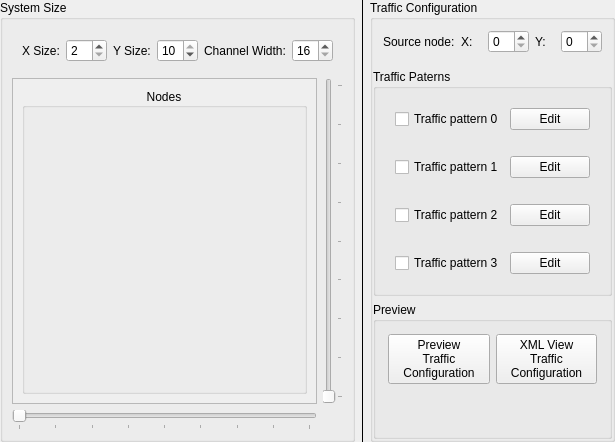
       <widget class="QWidget" name="systemConfiguration">
        <attribute name="icon">
         <iconset resource="../resources/Icons.qrc">
          <normaloff>:/icons/icons/icon_tool.png</normaloff>:/icons/icons/icon_tool.png</iconset>
        </attribute>
        <attribute name="title">
         <string>System Configuration</string>
        </attribute>
        <layout class="QHBoxLayout" name="horizontalLayout_3" stretch="1,0,0">
         <property name="leftMargin">
          <number>0</number>
         </property>
         <property name="topMargin">
          <number>0</number>
         </property>
         <property name="rightMargin">
          <number>0</number>
         </property>
         <property name="bottomMargin">
          <number>0</number>
         </property>
         <item>
          <widget class="QGroupBox" name="systemSize">
           <property name="statusTip">
            <string>Configure the system size</string>
           </property>
           <property name="title">
            <string>System Size</string>
           </property>
           <layout class="QVBoxLayout" name="verticalLayout">
            <item>
             <layout class="QHBoxLayout" name="horizontalLayout_12">
              <property name="leftMargin">
               <number>10</number>
              </property>
              <property name="topMargin">
               <number>10</number>
              </property>
              <property name="rightMargin">
               <number>10</number>
              </property>
              <property name="bottomMargin">
               <number>10</number>
              </property>
              <item>
               <layout class="QHBoxLayout" name="horizontalLayout_9">
                <item>
                 <widget class="QLabel" name="labelXSize">
                  <property name="font">
                   <font>
                    <italic>false</italic>
                   </font>
                  </property>
                  <property name="statusTip">
                   <string>Number of columns of the 2-D mesh network</string>
                  </property>
                  <property name="text">
                   <string>X Size:</string>
                  </property>
                  <property name="buddy">
                   <cstring>spinInXSize</cstring>
                  </property>
                 </widget>
                </item>
                <item>
                 <widget class="QSpinBox" name="spinInXSize">
                  <property name="font">
                   <font>
                    <italic>false</italic>
                   </font>
                  </property>
                  <property name="statusTip">
                   <string>Number of columns of the 2-D mesh network</string>
                  </property>
                  <property name="minimum">
                   <number>2</number>
                  </property>
                  <property name="maximum">
                   <number>10</number>
                  </property>
                 </widget>
                </item>
               </layout>
              </item>
              <item>
               <layout class="QHBoxLayout" name="horizontalLayout_10">
                <item>
                 <widget class="QLabel" name="labelYSize">
                  <property name="font">
                   <font>
                    <italic>false</italic>
                   </font>
                  </property>
                  <property name="statusTip">
                   <string>Number of rows of 2-D mesh network</string>
                  </property>
                  <property name="text">
                   <string>Y Size:</string>
                  </property>
                  <property name="buddy">
                   <cstring>spinInYSize</cstring>
                  </property>
                 </widget>
                </item>
                <item>
                 <widget class="QSpinBox" name="spinInYSize">
                  <property name="font">
                   <font>
                    <italic>false</italic>
                   </font>
                  </property>
                  <property name="statusTip">
                   <string>Number of rows of 2-D mesh network</string>
                  </property>
                  <property name="minimum">
                   <number>2</number>
                  </property>
                  <property name="maximum">
                   <number>10</number>
                  </property>
                  <property name="value">
                   <number>10</number>
                  </property>
                 </widget>
                </item>
               </layout>
              </item>
              <item>
               <layout class="QHBoxLayout" name="horizontalLayout_11">
                <item>
                 <widget class="QLabel" name="labelChannelWidth">
                  <property name="font">
                   <font>
                    <italic>false</italic>
                   </font>
                  </property>
                  <property name="statusTip">
                   <string>Number of bits in the data channel.</string>
                  </property>
                  <property name="text">
                   <string>Channel Width:</string>
                  </property>
                  <property name="buddy">
                   <cstring>spinInChannelWidth</cstring>
                  </property>
                 </widget>
                </item>
                <item>
                 <widget class="QSpinBox" name="spinInChannelWidth">
                  <property name="font">
                   <font>
                    <italic>false</italic>
                   </font>
                  </property>
                  <property name="statusTip">
                   <string>Number of bits in the data channel.</string>
                  </property>
                  <property name="minimum">
                   <number>16</number>
                  </property>
                  <property name="maximum">
                   <number>53</number>
                  </property>
                  <property name="singleStep">
                   <number>8</number>
                  </property>
                 </widget>
                </item>
               </layout>
              </item>
             </layout>
            </item>
            <item>
             <layout class="QGridLayout" name="gridLayout_3">
              <item row="1" column="1">
               <widget class="QSlider" name="verticalSlider">
                <property name="minimum">
                 <number>2</number>
                </property>
                <property name="maximum">
                 <number>10</number>
                </property>
                <property name="pageStep">
                 <number>1</number>
                </property>
                <property name="orientation">
                 <enum>Qt::Vertical</enum>
                </property>
                <property name="tickPosition">
                 <enum>QSlider::TicksBelow</enum>
                </property>
                <property name="tickInterval">
                 <number>1</number>
                </property>
               </widget>
              </item>
              <item row="2" column="0">
               <widget class="QSlider" name="horizontalSlider">
                <property name="minimum">
                 <number>2</number>
                </property>
                <property name="maximum">
                 <number>10</number>
                </property>
                <property name="pageStep">
                 <number>1</number>
                </property>
                <property name="orientation">
                 <enum>Qt::Horizontal</enum>
                </property>
                <property name="tickPosition">
                 <enum>QSlider::TicksBelow</enum>
                </property>
                <property name="tickInterval">
                 <number>1</number>
                </property>
               </widget>
              </item>
              <item row="1" column="0">
               <widget class="QScrollArea" name="scrollArea">
                <property name="widgetResizable">
                 <bool>true</bool>
                </property>
                <widget class="QWidget" name="scrollAreaWidgetContents">
                 <property name="geometry">
                  <rect>
                   <x>0</x>
                   <y>0</y>
                   <width>593</width>
                   <height>429</height>
                  </rect>
                 </property>
                 <layout class="QHBoxLayout" name="horizontalLayout_35">
                  <item>
                   <widget class="QGroupBox" name="nodes">
                    <property name="enabled">
                     <bool>true</bool>
                    </property>
                    <property name="minimumSize">
                     <size>
                      <width>0</width>
                      <height>0</height>
                     </size>
                    </property>
                    <property name="statusTip">
                     <string>Preview of the cores in network</string>
                    </property>
                    <property name="title">
                     <string>Nodes</string>
                    </property>
                    <property name="alignment">
                     <set>Qt::AlignCenter</set>
                    </property>
                    <layout class="QGridLayout" name="gridLayout"/>
                   </widget>
                  </item>
                 </layout>
                </widget>
               </widget>
              </item>
             </layout>
            </item>
           </layout>
          </widget>
         </item>
         <item>
          <widget class="Line" name="lineDivisorSystemConfiguration">
           <property name="frameShadow">
            <enum>QFrame::Plain</enum>
           </property>
           <property name="orientation">
            <enum>Qt::Vertical</enum>
           </property>
          </widget>
         </item>
         <item>
          <widget class="QGroupBox" name="trafficConfiguration">
           <property name="statusTip">
            <string>Configure the traffic paterns</string>
           </property>
           <property name="title">
            <string>Traffic Configuration</string>
           </property>
           <layout class="QVBoxLayout" name="verticalLayout_2" stretch="0,0,0">
            <property name="spacing">
             <number>6</number>
            </property>
            <property name="leftMargin">
             <number>0</number>
            </property>
            <property name="topMargin">
             <number>0</number>
            </property>
            <property name="rightMargin">
             <number>0</number>
            </property>
            <property name="bottomMargin">
             <number>0</number>
            </property>
            <item>
             <layout class="QHBoxLayout" name="horizontalLayout_15">
              <property name="leftMargin">
               <number>10</number>
              </property>
              <property name="topMargin">
               <number>10</number>
              </property>
              <property name="rightMargin">
               <number>10</number>
              </property>
              <property name="bottomMargin">
               <number>10</number>
              </property>
              <item>
               <widget class="QLabel" name="labelSourceNode">
                <property name="font">
                 <font>
                  <italic>false</italic>
                 </font>
                </property>
                <property name="statusTip">
                 <string>Configure the source node of the traffic pattern</string>
                </property>
                <property name="text">
                 <string>Source node:</string>
                </property>
               </widget>
              </item>
              <item>
               <layout class="QHBoxLayout" name="horizontalLayout_13">
                <item>
                 <widget class="QLabel" name="labelSourceNodeX">
                  <property name="font">
                   <font>
                    <italic>false</italic>
                   </font>
                  </property>
                  <property name="statusTip">
                   <string>X coordinate of the source node.</string>
                  </property>
                  <property name="text">
                   <string>X:</string>
                  </property>
                  <property name="buddy">
                   <cstring>spinInSrcNodeX</cstring>
                  </property>
                 </widget>
                </item>
                <item>
                 <widget class="QSpinBox" name="spinInSrcNodeX">
                  <property name="font">
                   <font>
                    <italic>false</italic>
                   </font>
                  </property>
                  <property name="statusTip">
                   <string>X coordinate of the source node.</string>
                  </property>
                 </widget>
                </item>
               </layout>
              </item>
              <item>
               <layout class="QHBoxLayout" name="horizontalLayout_14">
                <item>
                 <widget class="QLabel" name="labelSourceNodeY">
                  <property name="font">
                   <font>
                    <italic>false</italic>
                   </font>
                  </property>
                  <property name="statusTip">
                   <string>Y coordinate of the source node.</string>
                  </property>
                  <property name="text">
                   <string>Y:</string>
                  </property>
                  <property name="buddy">
                   <cstring>spinInSrcNodeY</cstring>
                  </property>
                 </widget>
                </item>
                <item>
                 <widget class="QSpinBox" name="spinInSrcNodeY">
                  <property name="font">
                   <font>
                    <italic>false</italic>
                   </font>
                  </property>
                  <property name="statusTip">
                   <string>Y coordinate of the source node.</string>
                  </property>
                 </widget>
                </item>
               </layout>
              </item>
             </layout>
            </item>
            <item>
             <widget class="QGroupBox" name="trafficPaterns">
              <property name="font">
               <font>
                <italic>false</italic>
               </font>
              </property>
              <property name="statusTip">
               <string>Configure traffic patterns</string>
              </property>
              <property name="title">
               <string>Traffic Paterns</string>
              </property>
              <layout class="QVBoxLayout" name="verticalLayout_3">
               <item>
                <layout class="QHBoxLayout" name="layoutTrafficPattern0">
                 <property name="sizeConstraint">
                  <enum>QLayout::SetFixedSize</enum>
                 </property>
                 <property name="leftMargin">
                  <number>10</number>
                 </property>
                 <property name="topMargin">
                  <number>10</number>
                 </property>
                 <property name="rightMargin">
                  <number>10</number>
                 </property>
                 <property name="bottomMargin">
                  <number>10</number>
                 </property>
                 <item>
                  <widget class="QCheckBox" name="checkInTrafficPattern0">
                   <property name="statusTip">
                    <string>Enable/Disable traffic pattern 0</string>
                   </property>
                   <property name="text">
                    <string>Traffic pattern 0</string>
                   </property>
                  </widget>
                 </item>
                 <item>
                  <widget class="QPushButton" name="buttonEditTrafficPattern0">
                   <property name="statusTip">
                    <string>Edit traffic patern 0</string>
                   </property>
                   <property name="text">
                    <string>Edit</string>
                   </property>
                   <property name="icon">
                    <iconset resource="../resources/Icons.qrc">
                     <normaloff>:/icons/icons/icon_edit.png</normaloff>:/icons/icons/icon_edit.png</iconset>
                   </property>
                  </widget>
                 </item>
                </layout>
               </item>
               <item>
                <layout class="QHBoxLayout" name="layoutTrafficPattern1">
                 <property name="sizeConstraint">
                  <enum>QLayout::SetFixedSize</enum>
                 </property>
                 <property name="leftMargin">
                  <number>10</number>
                 </property>
                 <property name="topMargin">
                  <number>10</number>
                 </property>
                 <property name="rightMargin">
                  <number>10</number>
                 </property>
                 <property name="bottomMargin">
                  <number>10</number>
                 </property>
                 <item>
                  <widget class="QCheckBox" name="checkInTrafficPattern1">
                   <property name="statusTip">
                    <string>Enable/Disable traffic pattern 1</string>
                   </property>
                   <property name="text">
                    <string>Traffic pattern 1</string>
                   </property>
                  </widget>
                 </item>
                 <item>
                  <widget class="QPushButton" name="buttonEditTrafficPattern1">
                   <property name="statusTip">
                    <string>Edit traffic patern 1</string>
                   </property>
                   <property name="text">
                    <string>Edit</string>
                   </property>
                   <property name="icon">
                    <iconset resource="../resources/Icons.qrc">
                     <normaloff>:/icons/icons/icon_edit.png</normaloff>:/icons/icons/icon_edit.png</iconset>
                   </property>
                  </widget>
                 </item>
                </layout>
               </item>
               <item>
                <layout class="QHBoxLayout" name="layoutTrafficPattern2">
                 <property name="sizeConstraint">
                  <enum>QLayout::SetFixedSize</enum>
                 </property>
                 <property name="leftMargin">
                  <number>10</number>
                 </property>
                 <property name="topMargin">
                  <number>10</number>
                 </property>
                 <property name="rightMargin">
                  <number>10</number>
                 </property>
                 <property name="bottomMargin">
                  <number>10</number>
                 </property>
                 <item>
                  <widget class="QCheckBox" name="checkInTrafficPattern2">
                   <property name="statusTip">
                    <string>Enable/Disable traffic pattern 2</string>
                   </property>
                   <property name="text">
                    <string>Traffic pattern 2</string>
                   </property>
                  </widget>
                 </item>
                 <item>
                  <widget class="QPushButton" name="buttonEditTrafficPattern2">
                   <property name="statusTip">
                    <string>Edit traffic patern 2</string>
                   </property>
                   <property name="text">
                    <string>Edit</string>
                   </property>
                   <property name="icon">
                    <iconset resource="../resources/Icons.qrc">
                     <normaloff>:/icons/icons/icon_edit.png</normaloff>:/icons/icons/icon_edit.png</iconset>
                   </property>
                  </widget>
                 </item>
                </layout>
               </item>
               <item>
                <layout class="QHBoxLayout" name="layoutTrafficPattern3">
                 <property name="sizeConstraint">
                  <enum>QLayout::SetFixedSize</enum>
                 </property>
                 <property name="leftMargin">
                  <number>10</number>
                 </property>
                 <property name="topMargin">
                  <number>10</number>
                 </property>
                 <property name="rightMargin">
                  <number>10</number>
                 </property>
                 <property name="bottomMargin">
                  <number>10</number>
                 </property>
                 <item>
                  <widget class="QCheckBox" name="checkInTrafficPattern3">
                   <property name="statusTip">
                    <string>Enable/Disable traffic pattern 3</string>
                   </property>
                   <property name="text">
                    <string>Traffic pattern 3</string>
                   </property>
                  </widget>
                 </item>
                 <item>
                  <widget class="QPushButton" name="buttonEditTrafficPattern3">
                   <property name="statusTip">
                    <string>Edit traffic patern 3</string>
                   </property>
                   <property name="text">
                    <string>Edit</string>
                   </property>
                   <property name="icon">
                    <iconset resource="../resources/Icons.qrc">
                     <normaloff>:/icons/icons/icon_edit.png</normaloff>:/icons/icons/icon_edit.png</iconset>
                   </property>
                  </widget>
                 </item>
                </layout>
               </item>
              </layout>
             </widget>
            </item>
            <item>
             <widget class="QGroupBox" name="groupBox">
              <property name="font">
               <font>
                <weight>50</weight>
                <italic>false</italic>
                <bold>false</bold>
               </font>
              </property>
              <property name="statusTip">
               <string>Preview options</string>
              </property>
              <property name="title">
               <string>Preview</string>
              </property>
              <layout class="QVBoxLayout" name="verticalLayout_7">
               <property name="leftMargin">
                <number>2</number>
               </property>
               <property name="topMargin">
                <number>2</number>
               </property>
               <property name="rightMargin">
                <number>2</number>
               </property>
               <property name="bottomMargin">
                <number>2</number>
               </property>
               <item>
                <layout class="QHBoxLayout" name="horizontalLayout">
                 <property name="leftMargin">
                  <number>10</number>
                 </property>
                 <property name="topMargin">
                  <number>10</number>
                 </property>
                 <property name="rightMargin">
                  <number>10</number>
                 </property>
                 <property name="bottomMargin">
                  <number>10</number>
                 </property>
                 <item>
                  <widget class="QPushButton" name="buttonPreviewDefault">
                   <property name="font">
                    <font>
                     <weight>50</weight>
                     <italic>false</italic>
                     <bold>false</bold>
                    </font>
                   </property>
                   <property name="statusTip">
                    <string>Preview traffic configuration in default style</string>
                   </property>
                   <property name="text">
                    <string>Preview
Traffic
Configuration</string>
                   </property>
                   <property name="icon">
                    <iconset resource="../resources/Icons.qrc">
                     <normaloff>:/icons/icons/icon_preview.png</normaloff>:/icons/icons/icon_preview.png</iconset>
                   </property>
                  </widget>
                 </item>
                 <item>
                  <widget class="QPushButton" name="buttonXmlViewer">
                   <property name="font">
                    <font>
                     <weight>50</weight>
                     <italic>false</italic>
                     <bold>false</bold>
                    </font>
                   </property>
                   <property name="statusTip">
                    <string>Preview traffic configuration in xml style (tree view)</string>
                   </property>
                   <property name="text">
                    <string>XML View
Traffic
Configuration</string>
                   </property>
                   <property name="icon">
                    <iconset resource="../resources/Icons.qrc">
                     <normaloff>:/icons/icons/icon_preview_xml.png</normaloff>:/icons/icons/icon_preview_xml.png</iconset>
                   </property>
                  </widget>
                 </item>
                </layout>
               </item>
               <item>
                <spacer name="verticalSpacer_2">
                 <property name="orientation">
                  <enum>Qt::Vertical</enum>
                 </property>
                 <property name="sizeHint" stdset="0">
                  <size>
                   <width>20</width>
                   <height>40</height>
                  </size>
                 </property>
                </spacer>
               </item>
              </layout>
             </widget>
            </item>
           </layout>
          </widget>
         </item>
        </layout>
       </widget>
